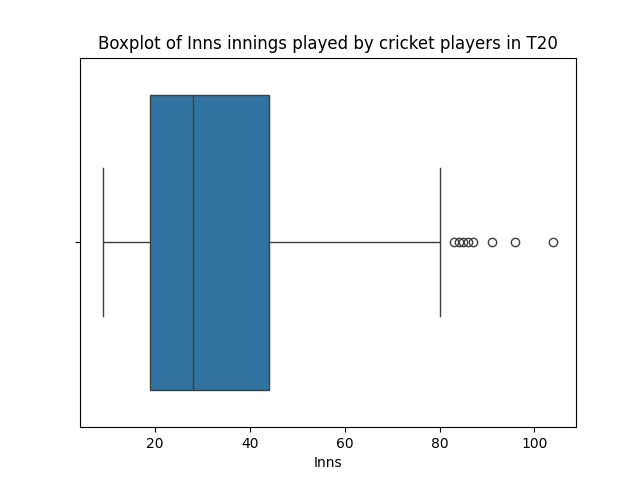

The Python source for this figure:
import pandas as pd
import seaborn as sns
import matplotlib.pyplot as plt

# Read the CSV file
data = pd.read_csv('t20.csv')  # Replace 'your_file.csv' with the path to your CSV file

# Specify the variable for which you want to create a boxplot
variable_of_interest = 'Inns'  # Replace 'MonthlyExpenses' with the name of the column containing your variable

# Create a boxplot using Seaborn
sns.boxplot(x=data[variable_of_interest], showfliers=True)

# Add a title
plt.title(f'Boxplot of {variable_of_interest} innings played by cricket players in T20')

# # Display the plot
# plt.show()

# Saves the plot automtically to the folder
plt.savefig("boxplot.png")